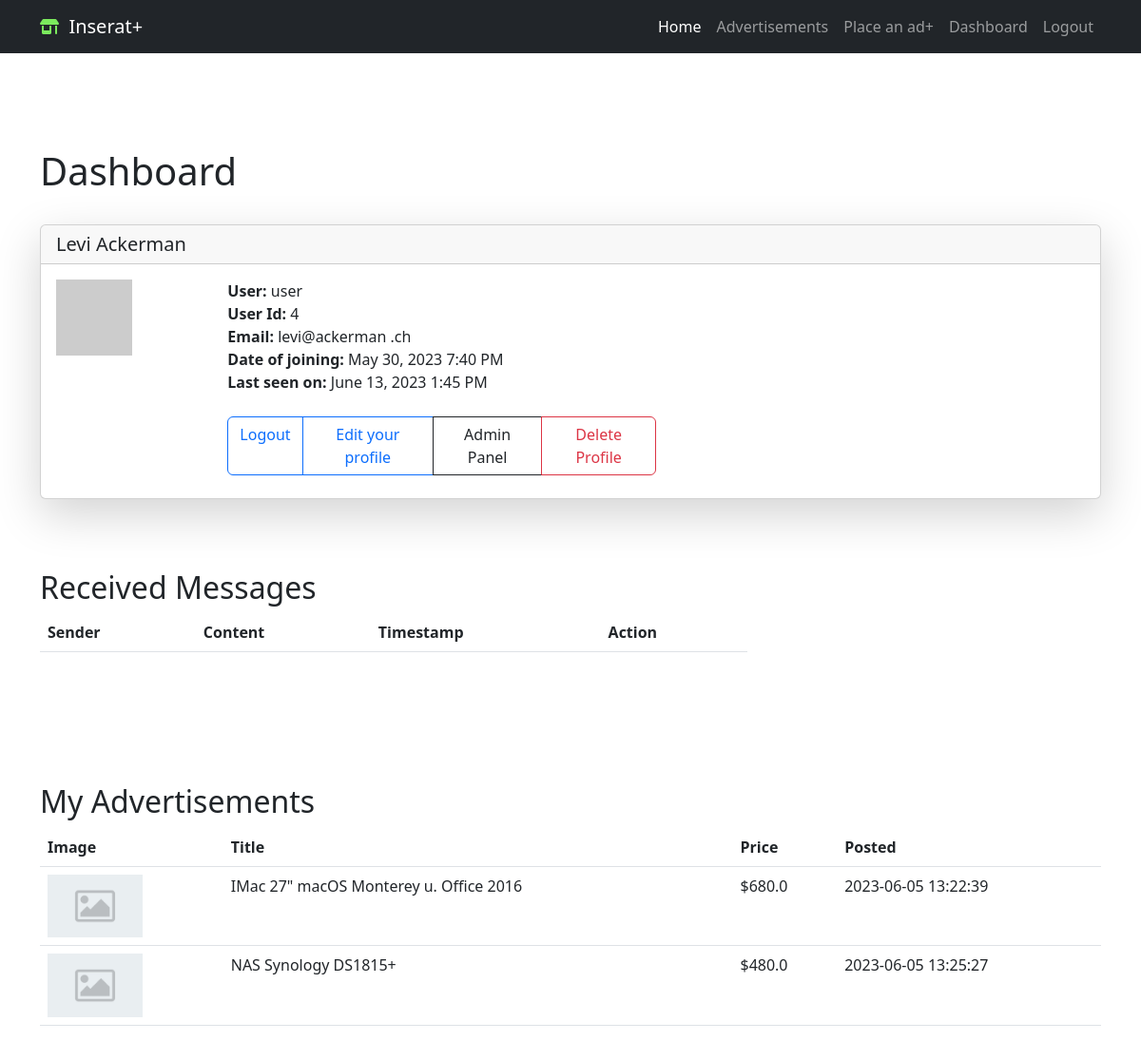
The page /user/user (signed in) on the database as committed earlier.
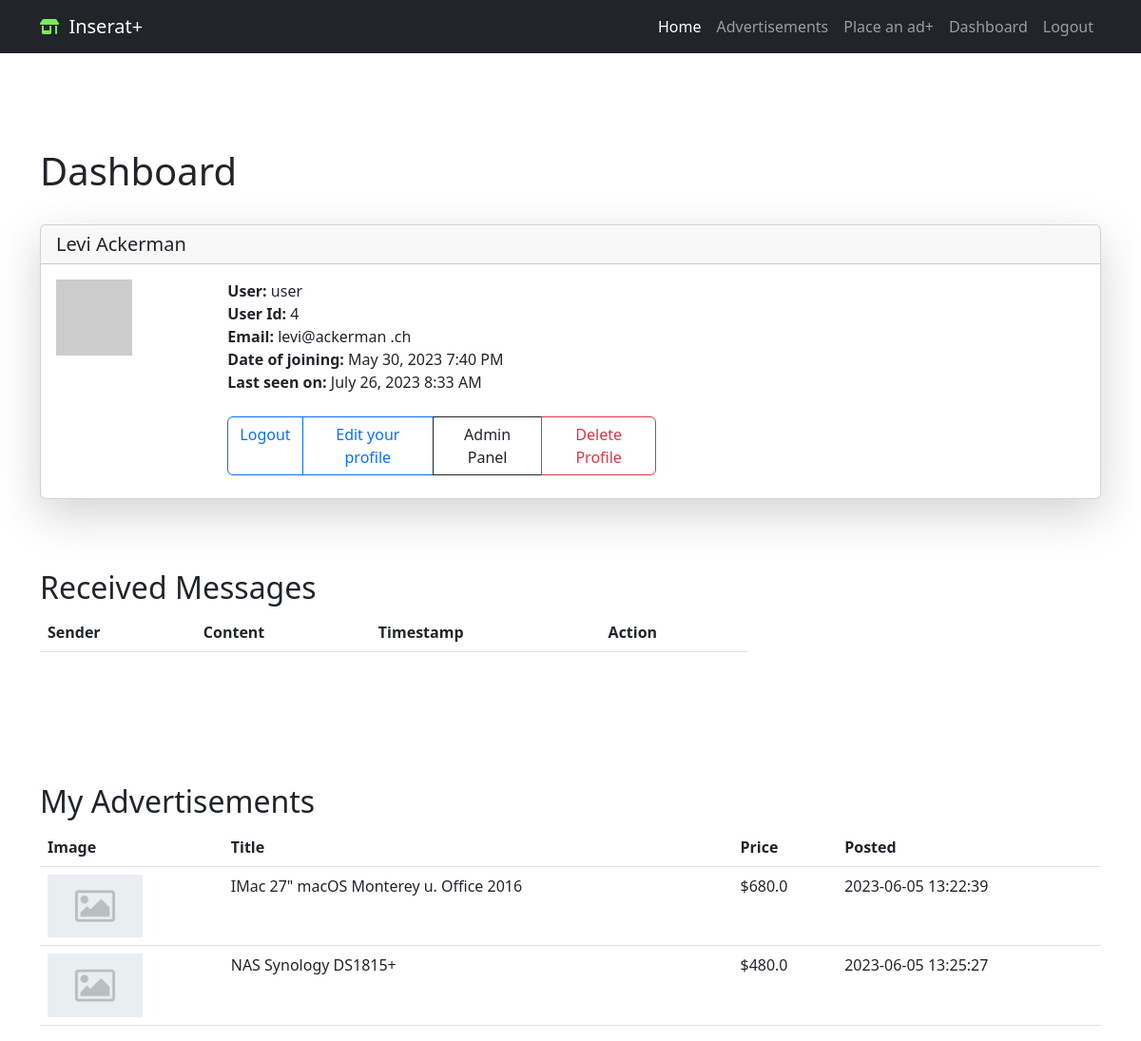
The same page on the database as committed later.
### app/models/login.py (models this page shows, shortened)
class User(db.Model, UserMixin):
    id = db.Column(db.Integer, primary_key=True)
    first_name = db.Column(db.String(50), nullable=False)
    last_name = db.Column(db.String(50), nullable=False)
    username = db.Column(db.String(20), unique=True, nullable=False)
    email = db.Column(db.String(120), unique=True, nullable=False)
    password_hash = db.Column(db.String(128), nullable=False)
    user_adedd = db.Column(db.DateTime, default=datetime.utcnow)
    last_seen = db.Column(db.DateTime, default=datetime.utcnow)
    is_admin = db.Column(db.Boolean, default=False)
    is_blocked = db.Column(db.Boolean, default=False)  # registered users can be blocked from logging in
    advertisements = db.relationship('Advertisement', backref='user', lazy=True)
    def avatar(self, size):
        digest = md5(self.email.lower().encode('utf-8')).hexdigest()
        return 'https://www.gravatar.com/avatar/{}?d=identicon&s={}'.format(
            digest, size
            )

### app/models/advertisement.py (models this page shows, shortened)
class Advertisement(db.Model):
    id = db.Column(db.Integer, primary_key=True)
    title = db.Column(db.String(100), nullable=False)
    description = db.Column(db.Text, nullable=False)
    timestamp = db.Column(db.DateTime, default=datetime.utcnow)
    price = db.Column(db.Float)
    contact_info = db.Column(db.String(255))
    city_id = db.Column(db.Integer, db.ForeignKey('city.id'), nullable=False)
    zip_code = db.Column(db.Integer, nullable=False, index=True)
    category_id = db.Column(db.Integer, db.ForeignKey('category.id'), nullable=False)
    subcategory_id = db.Column(db.Integer, db.ForeignKey('subcategory.id'), nullable=True)
    user_id = db.Column(db.Integer, db.ForeignKey('user.id'), nullable=False)
    image_filename = db.Column(db.String(100))
    city = db.relationship('City', backref='advertisements')
    category = db.relationship('Category', backref='advertisements')
    subcategory = db.relationship('Subcategory', backref='advertisements')
    images = db.relationship('AdvertisementImage', backref='advertisement', lazy=True)

### app/routes.py (the view)
@app.route('/user/<username>')
@login_required
def user(username):
    user = User.query.filter_by(username=username).first_or_404()
    advertisements = Advertisement.query.filter_by(user_id=user.id).all()
    messages = Message.query.filter_by(recipient_id=current_user.id).all()
    return render_template('user.html', user=user, messages=messages,
                           advertisements=advertisements)

### app/models/controlpanel.py (called while the page is built)
@app.context_processor
def security_context_processor():
    return dict(
        admin_base_template=admin.base_template,
        admin_view=admin.index_view,
        h=admin_helpers,
        get_url=url_for
    )

### app/models/login.py (called while the page is built)
@login.user_loader
def load_user(id):
    return User.query.get(int(id))

### app/routes.py (called while the page is built)
@app.before_request
def before_request():
    if current_user.is_authenticated:
        formatted_time = datetime.utcnow().strftime("%d-%b-%Y %H:%M:%S")
        current_user.last_seen = datetime.strptime(formatted_time, "%d-%b-%Y %H:%M:%S")
        db.session.commit()

### app/templates/user.html (shortened to what this page needs)
{% extends "base.html" %}
{% block content %}
<div class="container custom-container ">
  <h1>Dashboard</h1><br/>
  <div class="card shadow-lg">
    <h5 class="card-header">
      {{ user.first_name }}  {{ user.last_name }}</h5>
    <div class="card-body">
      <div class="card-title">
        <div class="row  g-0">
          <div class="col-sm-2 ">
            <img src="{{ user.avatar(128) }}">
          </div>
               <div class="col-sm-5">
                <strong>User:</strong>
                {{ user.username }}<br/>
                <strong>User Id:</strong>
                {{ user.id }}<br/>
                <strong>Email:</strong>
                {{ user.email }}<br/>
                {% if user.user_adedd %}
                <strong>Date of joining:</strong>
                {{ moment(user.user_adedd).format('LLL') }}<br/>
                {% endif %}
                {% if user.last_seen %}
                <strong>Last seen on:</strong>
                {{ moment(user.last_seen).format('LLL') }}<br/>
                {% endif %}<br/>
                <form action="{{ url_for('delete_profile') }}" method="POST" onsubmit="return confirm('Are you sure you want to delete your profile?');">
                  <div class="btn-group" role="group" aria-label="Basic outlined example">
                    <a href="{{ url_for('logout') }}" class="btn btn-outline-primary" role="button">Logout</a>
                    <a href="{{ url_for('edit_profile') }}" class="btn btn-outline-primary" role="button">Edit your profile</a>
                      {% if current_user.is_admin %}
                      <a href="{{ url_for('admin.index') }}" class="btn btn-outline-dark" role="button">Admin Panel</a>
                      {% endif %}
                    <button type="submit" class="btn btn-outline-danger">Delete Profile</button>
                </form>
                </div>
             </div>
        </div>
      </div>
    </div>
  </div>
<br>
<div class="container custom-container">
  <h2>Received Messages</h2>
  <div class="col-md-8">
    <table class="table">
      <thead>
        <tr>
          <th>Sender</th>
          <th>Content</th>
          <th>Timestamp</th>
          <th>Action</th>
        </tr>
      </thead>
    </table>
  </div>
</div>
<br>
<br>
<br>
<div class="container custom-container ">
  <h2>My Advertisements</h2>
  <table class="table">
    <thead>
      <tr>
        <th>Image</th>
        <th>Title</th>
        <th>Price</th>
        <th>Posted</th>
      </tr>
    </thead>
    <tbody>
      {% for ad in advertisements %}
      <tr>
        <td>
          {% if ad.image_filename %}
            <img src="{{ url_for('static', filename='images/' + ad.image_filename) }}" alt="Advertisement Image" class="img-fluid" style="max-width: 100px; max-height: 100px;">
          {% else %}
            <img src="{{ url_for('static', filename='images/default_image.png') }}" alt="Default Image" class="img-fluid" style="max-width: 100px; max-height: 100px;">
          {% endif %}
        </td>
        <td>{{ ad.title }}</td>
        <td>${{ ad.price }}</td>
        <td>{{ ad.timestamp.strftime('%Y-%m-%d %H:%M:%S') }}</td>
      </tr>
      {% endfor %}
    </tbody>
  </table>
</div>
{% endblock %}

### app/templates/base.html (shortened to what this page needs)
<!DOCTYPE html>
<html lang="en">
<head>
    <link rel="stylesheet" href="{{ url_for('static', filename='bootstrap/css/bootstrap.min.css') }}">
    <link rel="stylesheet" href="{{ url_for('static', filename='css/style.css') }}">
</head>
<body>
        {% include "includes/nav.html" %}
    {% block content %}{% endblock %}
</body>
</html>

### app/templates/includes/nav.html (shortened to what this page needs)
<nav class="navbar navbar-expand-lg navbar-dark bg-dark">
  <div class="container">
    <i class="fas fa-store-alt" style="color: #7bea5d;"></i>
    <a class="navbar-brand" href="{{ url_for('home') }}">&nbsp Inserat+</a>
    <div class="collapse navbar-collapse" id="navbarNav">
      <ul class="navbar-nav ms-auto">
        <li class="nav-item">
          <a class="nav-link active" aria-current="page" href="{{ url_for('home') }}">Home</a>
        </li>
        {% if current_user.is_anonymous %}
        <li class="nav-item">
          <a class="nav-link" href="{{ url_for('login') }}">Login</a>
        </li>
        <li class="nav-item">
          <a class="nav-link" href="{{ url_for('register') }}">Register</a>
        </li>
        {% else %}
        <li class="nav-item">
          <a class="nav-link" href="{{ url_for('home') }}">Advertisements</a>
        </li>
        <li class="nav-item">
          <a class="nav-link" href="{{ url_for('start') }}">Place an ad+</a>
        </li>
        <li class="nav-item">
          <a class="nav-link" href="{{ url_for('user', username=current_user.username) }}">Dashboard</a>
        </li>
        <li class="nav-item">
          <a class="nav-link" href="{{ url_for('logout') }}">Logout</a>
        </li>
        {% endif %}
      </ul>
    </div>
  </div>
</nav>

### app/templates/user.html (style rules this page uses)
.custom-container { margin-top: 50px; }

Rows that differ between the two databases and show on the page:
changed User "Levi": last_seen "June 13, 2023 1:45 PM" → "July 26, 2023 8:33 AM"
